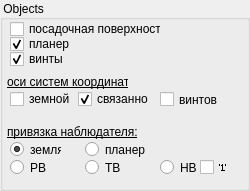
                      <widget class="QGroupBox" name="group_visible">
                       <property name="geometry">
                        <rect>
                         <x>0</x>
                         <y>202</y>
                         <width>250</width>
                         <height>191</height>
                        </rect>
                       </property>
                       <property name="sizePolicy">
                        <sizepolicy hsizetype="Expanding" vsizetype="Fixed">
                         <horstretch>0</horstretch>
                         <verstretch>0</verstretch>
                        </sizepolicy>
                       </property>
                       <property name="minimumSize">
                        <size>
                         <width>0</width>
                         <height>150</height>
                        </size>
                       </property>
                       <property name="title">
                        <string> Objects</string>
                       </property>
                       <property name="alignment">
                        <set>Qt::AlignLeading|Qt::AlignLeft|Qt::AlignVCenter</set>
                       </property>
                       <property name="flat">
                        <bool>true</bool>
                       </property>
                       <widget class="QCheckBox" name="check_axes_2">
                        <property name="geometry">
                         <rect>
                          <x>10</x>
                          <y>90</y>
                          <width>61</width>
                          <height>18</height>
                         </rect>
                        </property>
                        <property name="font">
                         <font>
                          <family>Tahoma</family>
                         </font>
                        </property>
                        <property name="layoutDirection">
                         <enum>Qt::LeftToRight</enum>
                        </property>
                        <property name="text">
                         <string>земной</string>
                        </property>
                        <property name="checked">
                         <bool>false</bool>
                        </property>
                       </widget>
                       <widget class="QCheckBox" name="check_ground_2">
                        <property name="geometry">
                         <rect>
                          <x>10</x>
                          <y>20</y>
                          <width>151</width>
                          <height>18</height>
                         </rect>
                        </property>
                        <property name="font">
                         <font>
                          <family>Tahoma</family>
                         </font>
                        </property>
                        <property name="text">
                         <string>посадочная поверхность</string>
                        </property>
                        <property name="checked">
                         <bool>false</bool>
                        </property>
                       </widget>
                       <widget class="QCheckBox" name="check_axesSKS_2">
                        <property name="geometry">
                         <rect>
                          <x>78</x>
                          <y>90</y>
                          <width>71</width>
                          <height>18</height>
                         </rect>
                        </property>
                        <property name="font">
                         <font>
                          <family>Tahoma</family>
                         </font>
                        </property>
                        <property name="layoutDirection">
                         <enum>Qt::LeftToRight</enum>
                        </property>
                        <property name="text">
                         <string>связанной</string>
                        </property>
                        <property name="checked">
                         <bool>true</bool>
                        </property>
                       </widget>
                       <widget class="QCheckBox" name="check_MR_2">
                        <property name="geometry">
                         <rect>
                          <x>10</x>
                          <y>50</y>
                          <width>71</width>
                          <height>18</height>
                         </rect>
                        </property>
                        <property name="font">
                         <font>
                          <family>Tahoma</family>
                         </font>
                        </property>
                        <property name="layoutDirection">
                         <enum>Qt::LeftToRight</enum>
                        </property>
                        <property name="text">
                         <string>винты</string>
                        </property>
                        <property name="checked">
                         <bool>true</bool>
                        </property>
                       </widget>
                       <widget class="QCheckBox" name="checkBox_1blade_2">
                        <property name="geometry">
                         <rect>
                          <x>200</x>
                          <y>158</y>
                          <width>31</width>
                          <height>19</height>
                         </rect>
                        </property>
                        <property name="font">
                         <font>
                          <pointsize>7</pointsize>
                          <stylestrategy>NoAntialias</stylestrategy>
                         </font>
                        </property>
                        <property name="text">
                         <string>'1'</string>
                        </property>
                       </widget>
                       <widget class="QRadioButton" name="radioButton_earth">
                        <property name="geometry">
                         <rect>
                          <x>10</x>
                          <y>140</y>
                          <width>51</width>
                          <height>19</height>
                         </rect>
                        </property>
                        <property name="text">
                         <string>земля</string>
                        </property>
                        <property name="checked">
                         <bool>true</bool>
                        </property>
                        <attribute name="buttonGroup">
                         <string notr="true">buttonGroupView</string>
                        </attribute>
                       </widget>
                       <widget class="QRadioButton" name="radioButton_sks">
                        <property name="geometry">
                         <rect>
                          <x>85</x>
                          <y>140</y>
                          <width>61</width>
                          <height>19</height>
                         </rect>
                        </property>
                        <property name="text">
                         <string>планер</string>
                        </property>
                        <attribute name="buttonGroup">
                         <string notr="true">buttonGroupView</string>
                        </attribute>
                       </widget>
                       <widget class="QRadioButton" name="radioButton_mr">
                        <property name="geometry">
                         <rect>
                          <x>160</x>
                          <y>158</y>
                          <width>41</width>
                          <height>19</height>
                         </rect>
                        </property>
                        <property name="text">
                         <string>НВ</string>
                        </property>
                        <attribute name="buttonGroup">
                         <string notr="true">buttonGroupView</string>
                        </attribute>
                       </widget>
                       <widget class="QLabel" name="label_24">
                        <property name="geometry">
                         <rect>
                          <x>7</x>
                          <y>74</y>
                          <width>121</width>
                          <height>16</height>
                         </rect>
                        </property>
                        <property name="font">
                         <font>
                          <underline>true</underline>
                         </font>
                        </property>
                        <property name="text">
                         <string>оси систем координат:</string>
                        </property>
                       </widget>
                       <widget class="QLabel" name="label_25">
                        <property name="geometry">
                         <rect>
                          <x>7</x>
                          <y>124</y>
                          <width>131</width>
                          <height>16</height>
                         </rect>
                        </property>
                        <property name="font">
                         <font>
                          <underline>true</underline>
                         </font>
                        </property>
                        <property name="text">
                         <string>привязка наблюдателя:</string>
                        </property>
                       </widget>
                       <widget class="QCheckBox" name="check_mraxes">
                        <property name="geometry">
                         <rect>
                          <x>160</x>
                          <y>90</y>
                          <width>61</width>
                          <height>19</height>
                         </rect>
                        </property>
                        <property name="text">
                         <string>винтов</string>
                        </property>
                       </widget>
                       <widget class="QRadioButton" name="radioButton_tr">
                        <property name="geometry">
                         <rect>
                          <x>10</x>
                          <y>158</y>
                          <width>41</width>
                          <height>19</height>
                         </rect>
                        </property>
                        <property name="text">
                         <string>РВ</string>
                        </property>
                        <attribute name="buttonGroup">
                         <string notr="true">buttonGroupView</string>
                        </attribute>
                       </widget>
                       <widget class="QRadioButton" name="radioButton_pr">
                        <property name="geometry">
                         <rect>
                          <x>85</x>
                          <y>158</y>
                          <width>41</width>
                          <height>19</height>
                         </rect>
                        </property>
                        <property name="text">
                         <string>TВ</string>
                        </property>
                        <attribute name="buttonGroup">
                         <string notr="true">buttonGroupView</string>
                        </attribute>
                       </widget>
                       <widget class="QCheckBox" name="check_planer">
                        <property name="geometry">
                         <rect>
                          <x>10</x>
                          <y>35</y>
                          <width>71</width>
                          <height>18</height>
                         </rect>
                        </property>
                        <property name="font">
                         <font>
                          <family>Tahoma</family>
                         </font>
                        </property>
                        <property name="layoutDirection">
                         <enum>Qt::LeftToRight</enum>
                        </property>
                        <property name="text">
                         <string>планер</string>
                        </property>
                        <property name="checked">
                         <bool>true</bool>
                        </property>
                       </widget>
                      </widget>
